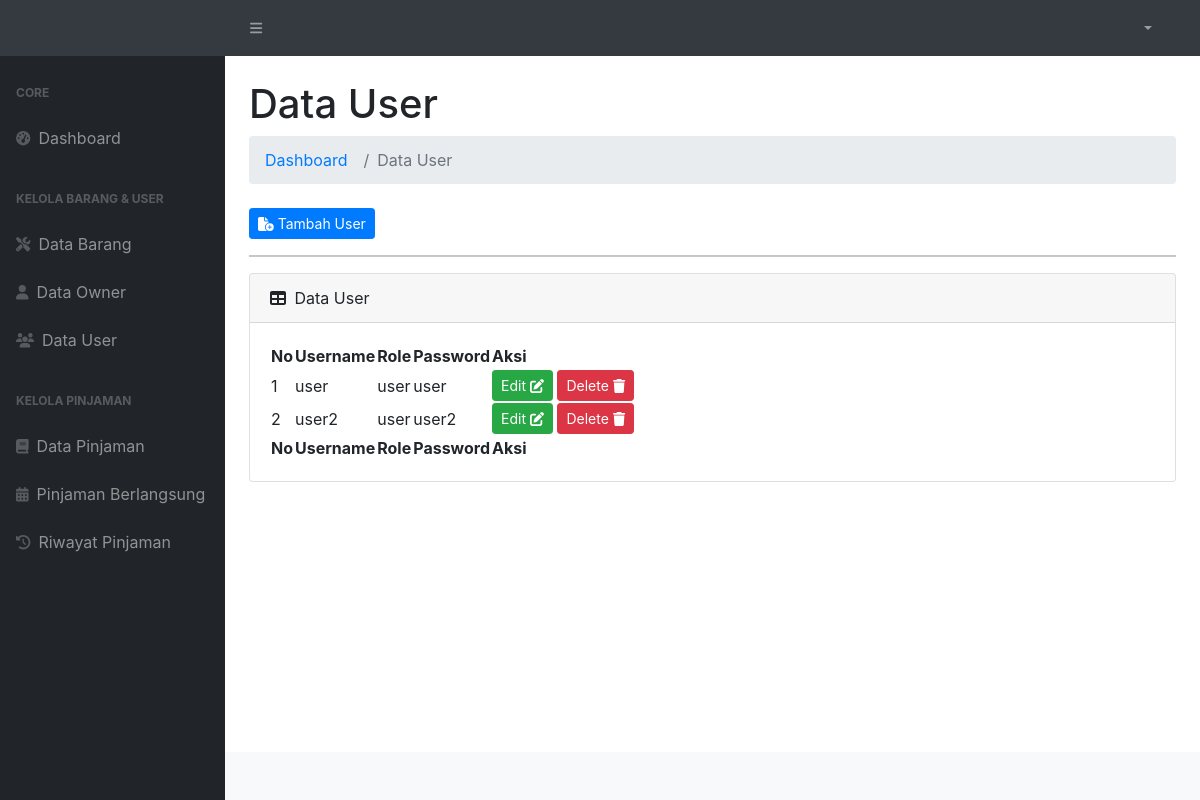
The app's page /admin/data_user.php with its own data.
### tables this page shows
CREATE TABLE `user` (
  `id_user` int(11) NOT NULL,
  `username` varchar(255) NOT NULL,
  `password` varchar(255) NOT NULL,
  `role` enum('admin','user') NOT NULL
);

### admin/data_user.php (the view, shortened to what this page needs)
<?php
require_once("header.php")
?>
<div id="layoutSidenav_content">
    <main>
        <div class="container-fluid px-4">
            <h1 class="mt-4">Data User</h1>
            <ol class="breadcrumb mb-4">
                <li class="breadcrumb-item"><a href="../fungsi/logout.php">Dashboard</a></li>
                <li class="breadcrumb-item active">Data User</li>
            </ol>
            <button class="btn btn-primary btn-sm" data-bs-toggle="modal" data-bs-target="#tambah_user"><i class="fa-solid fa-file-circle-plus"></i> Tambah User </button>
            <hr>
            <div class="card mb-4">
                <div class="card-header">
                    <i class="fas fa-table me-1"></i>
                    Data User
                </div>
                <div class="card-body">
                    <table id="datatablesSimple">
                        <thead>
                            <tr>
                                <th>No</th>
                                <th>Username</th>
                                <th>Role</th>
                                <th>Password</th>
                                <th>Aksi</th>
                            </tr>
                        </thead>
                        <tfoot>
                            <tr>
                                <th>No</th>
                                <th>Username</th>
                                <th>Role</th>
                                <th>Password</th>
                                <th>Aksi</th>
                            </tr>
                        </tfoot>
                        <tbody>
                            <?php
                            $no = 1;
                            $data_user = mysqli_query($koneksi, "SELECT * FROM user WHERE role = 'user' ");
                            while ($du = mysqli_fetch_array($data_user)) {
                                $id_user = $du['id_user'];
                                $username = $du['username'];
                                $role = $du['role'];
                                $password = $du['password'];
                            ?>
                                <tr>
                                    <td><?= $no++; ?></td>
                                    <td><?= $username; ?></td>
                                    <td><?= $role; ?></td>
                                    <td><?= $password; ?></td>
                                    <td>
                                        <div class="d-grid gap-2 d-md-block mx-auto">
                                            <button class="btn btn-success btn-sm" data-bs-toggle="modal" data-bs-target="#edit<?= $id_user; ?>" type="button">Edit <i class="fa-solid fa-pen-to-square"></i></button>
                                            <button class="btn btn-danger btn-sm" data-bs-toggle="modal" data-bs-target="#delete<?= $id_user; ?>" type="button">Delete <i class="fa-solid fa-trash"></i></button>
                                        </div>
                                    </td>
                                </tr>
                            <?php } ?>
                        </tbody>
                    </table>
                </div>
            </div>
        </div>
    </main>
    <?php
    require_once("footer.php")
    ?>

### records on screen
user: username "user", role "user", password "user"
user: username "user2", role "user", password "user2"
